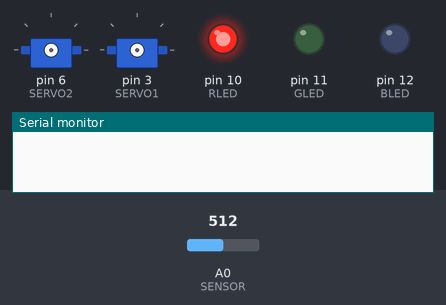
Recording of a sketch running on a simulated Arduino Uno, built with avr-gcc and run on an emulated ATmega328P. Shown: 2 × servo, output pins drawn as LEDs (lit = HIGH), the last lines printed to the serial monitor. The inputs (shaded band) are chosen by the test bench; at power-on: A0 (SENSOR) = 512.

Above: at 0.2 s.
At 1.3 s:
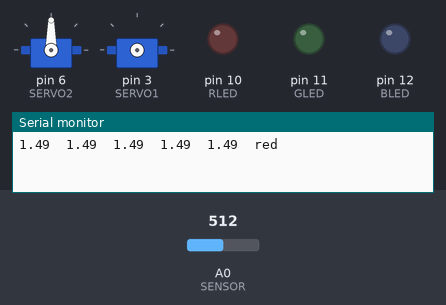
At 9.87 s:
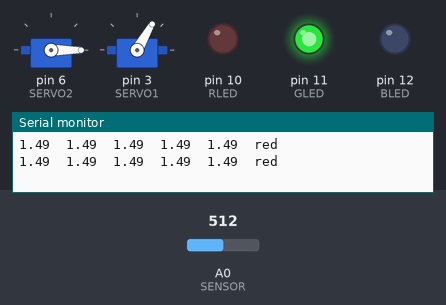
At 19.54 s:
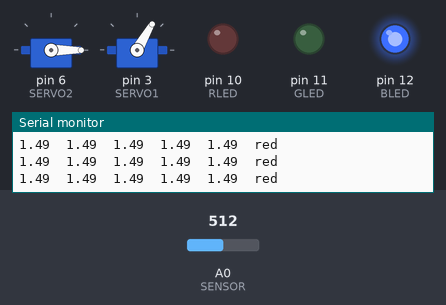
At 28.01 s:
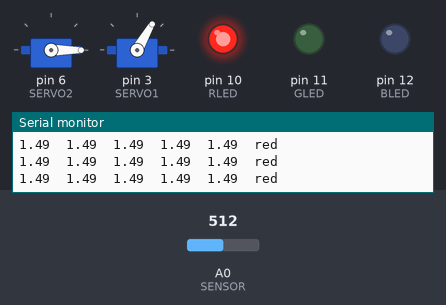
At 38.3 s:
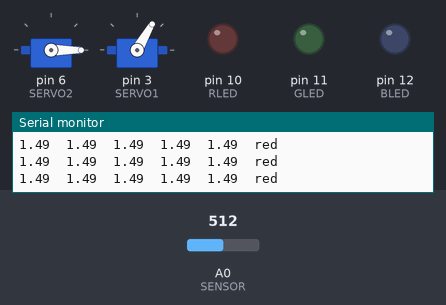
Timing chart, 0 to 39.8 s (numbered marks = the images above):
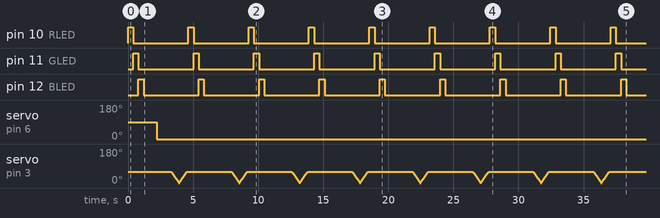

Measured:
- by itself, pin 10 (RLED), pin 11 (GLED), pin 12 (BLED): alternates HIGH for 0.40 s and LOW for 4.2 s
- by itself, servo on pin 6 (SERVO2): 90° → 0° at 2.2 s

The sketch:

Skittle_sorting.ino
```cpp
/*
This uses a 10k resistor in series with ICC photoresistor (about 2-16kohm) 10k is grounded and
photoresistor is on +5v.
you can tie the LED pins of two sensors together and measure two sensors with a total of 3 digital pins
and 2 analog pins.
*/
#include <Servo.h>
#include <EEPROM.h>

#define SENSOR 14
#define RLED 10
#define GLED 11
#define BLED 12
#define SERVO1 3
#define SERVO2 6

const int NSAMPLES = 10;
const int delay_time = 400;

// Ranges below for Skittles on top of black pipe
/*
const int R_PURPLERANGE[] = {240, 255};
const int G_PURPLERANGE[] = {95, 110};
const int B_PURPLERANGE[] = {90, 105};

const int R_GREENRANGE[] = {275, 290};
const int G_GREENRANGE[] = {185, 200};
const int B_GREENRANGE[] = {140, 150};

const int R_REDRANGE[] = {435, 455};
const int G_REDRANGE[] = {130, 148};
const int B_REDRANGE[] = {120, 135};

const int R_ORANGERANGE[] = {530, 545};
const int G_ORANGERANGE[] = {175, 185};
const int B_ORANGERANGE[] = {165, 180};

const int R_YELLOWRANGE[] = {510, 520};
const int G_YELLOWRANGE[] = {245, 260};
const int B_YELLOWRANGE[] = {175, 190};
*/

Servo servo1, servo2;

void setup() {
  pinMode(RLED, OUTPUT);
  pinMode(GLED, OUTPUT);
  pinMode(BLED, OUTPUT);
  //digitalWrite(RLED, HIGH);
  //digitalWrite(GLED, HIGH);
  //digitalWrite(BLED, HIGH);

  Serial.begin(9600);
}

void loop() {
  //debug();
  //calibrateSensor(12);
  method();
  //readMem();
}

// The method to do the Skittle sorting
void method()
{
  int color_int = colordetect();
  turnTable(color_int);
  delay(100);
  pushCandy();
  delay(100);
}

void debug()
{
  int val = analogRead(SENSOR);
  Serial.println(val);
  delay(200);
}

// Calibrate a color to the environment.
// Pass in 0 for red, 3 for orange, 6 for yellow, 9 for green, 12 for purple.
void calibrateSensor(int addr)
{
  digitalWrite(RLED, HIGH);
  delay(1000);
  int val=0;
  for (int i = 0; i < NSAMPLES; i++)
    val += analogRead(SENSOR);
  val /= NSAMPLES;
  Serial.print(val);
  Serial.print("  ");
  EEPROM.write(addr, val/4);
  Serial.println(EEPROM.read(addr));
  digitalWrite(RLED, LOW);

  digitalWrite(GLED, HIGH);
  delay(1000);
  val=0;
  for (int i = 0; i < NSAMPLES; i++)
    val += analogRead(SENSOR);
  val /= NSAMPLES;
  Serial.print(val);
  Serial.print("  ");
  EEPROM.write(addr+1, val/4);
  Serial.println(EEPROM.read(addr+1));
  digitalWrite(GLED, LOW);

  digitalWrite(BLED, HIGH);
  delay(1000);
  val=0;
  for (int i = 0; i < NSAMPLES; i++)
    val += analogRead(SENSOR);
  val /= NSAMPLES;
  Serial.print(val);
  Serial.print("  ");
  EEPROM.write(addr+2, val/4);
  Serial.println(EEPROM.read(addr+2));
  digitalWrite(BLED, LOW);

  delay(100000);
}

// See stored calibrated values.
void readMem()
{
  delay(3000);
  int val;
  for (int i = 0; i < 15; i++)
  {
    val = EEPROM.read(i);
    Serial.print(i);
    Serial.print(": ");
    Serial.println(val);
  }
  delay(1000000);
}

// Detect color of Skittle
int colordetect()
{
  String color;

  digitalWrite(RLED, HIGH);
  delay(delay_time);
  int rval = 0;
  for (int i = 0; i < NSAMPLES; i++)
    rval += analogRead(SENSOR);
  rval /= NSAMPLES;
  digitalWrite(RLED, LOW);
  //delay(delay_time);

  digitalWrite(GLED, HIGH);
  delay(delay_time);
  int gval = 0;
  for (int i = 0; i < NSAMPLES; i++)
    gval += analogRead(SENSOR);
  gval /= NSAMPLES;
  digitalWrite(GLED, LOW);
  //delay(delay_time);

  digitalWrite(BLED, HIGH);
  delay(delay_time);
  int bval = 0;
  for (int i = 0; i < NSAMPLES; i++)
    bval += analogRead(SENSOR);
  bval /= NSAMPLES;
  digitalWrite(BLED, LOW);
  //delay(delay_time);

  /*
  double red_error = (error(R_REDRANGE, rval) + error(G_REDRANGE, gval) + error(B_REDRANGE, bval)) / 3;
  double orange_error = (error(R_ORANGERANGE, rval) + error(G_ORANGERANGE, gval) + error(B_ORANGERANGE, bval)) / 3;
  double yellow_error = (error(R_YELLOWRANGE, rval) + error(G_YELLOWRANGE, gval) + error(B_YELLOWRANGE, bval)) / 3;
  double green_error = (error(R_GREENRANGE, rval) + error(G_GREENRANGE, gval) + error(B_GREENRANGE, bval)) / 3;
  double purple_error = (error(R_PURPLERANGE, rval) + error(G_PURPLERANGE, gval) + error(B_PURPLERANGE, bval)) / 3;
  */

  // Calculate errors
  double red_error = (error(rval, 0) + error(gval, 1) + error(bval, 2));
  double orange_error = (error(rval, 3) + error(gval, 4) + error(bval, 5));
  double yellow_error = (error(rval, 6) + error(gval, 7) + error(bval, 8));
  double green_error = (error(rval, 9) + error(gval, 10) + error(bval, 11));
  double purple_error = (error(rval, 12) + error(gval, 13) + error(bval, 14));

  double color_errors[] = {red_error, orange_error, yellow_error, green_error, purple_error};
  for (int j = 0; j < 5; j++)
  {
    Serial.print(color_errors[j]);
    Serial.print("  ");
  }
  int index = getMinIndex(color_errors, 5); // Get color with minimum error

  switch (index)
  {
    case 0:
      color = "red";
      break;
    case 1:
      color = "orange";
      break;
    case 2:
      color = "yellow";
      break;
    case 3:
      color = "green";
      break;
    case 4:
      color = "purple";
      break;
    default:
      color = "nothing";
      break;
  }
  Serial.println(color);
  return index;
}

/*
// Range is a tuple containing the lower and upper bounds
double error(const int range[], const int val)
{
  if (val >= range[0] && val <= range[1])
    return 0.0;
  double error1 = abs((val - (double)range[0]) / range[0]);
  double error2 = abs((val - (double)range[1]) / range[1]);
  return min(error1, error2);
}
*/

// Similarity matching
double error(const int val, int address)
{
  int expected = 4*EEPROM.read(address);
  return abs((val-(double)expected)/expected);
}

int getMinIndex(const double a[], const int asize)
{
  if (asize <= 0)
    return -1;
  double minval = a[0];
  int index = 0;
  for (int i = 1; i < asize; i++)
  {
    if (a[i] < minval)
    {
      minval = a[i];
      index = i;
    }
  }
  return index;
}

// Servo 1 pushes candy down ramp
void pushCandy()
{
  servo1.attach(SERVO1);
  int pos;
  for(pos = 60; pos >= 0; pos-=1)
  {
    servo1.write(pos);
    delay(10);
  }
  for (pos = 0; pos <= 60;  pos+=1)
  {
    servo1.write(pos);
    delay(10);
  }
  servo1.detach();
}

// Servo 2 turns turntable to correct section based on color detected
void turnTable(int color_int)
{
  servo2.attach(SERVO2);
  delay(1000);
  servo2.write(45*color_int);
  delay(1000);
  servo2.detach();
}
```
